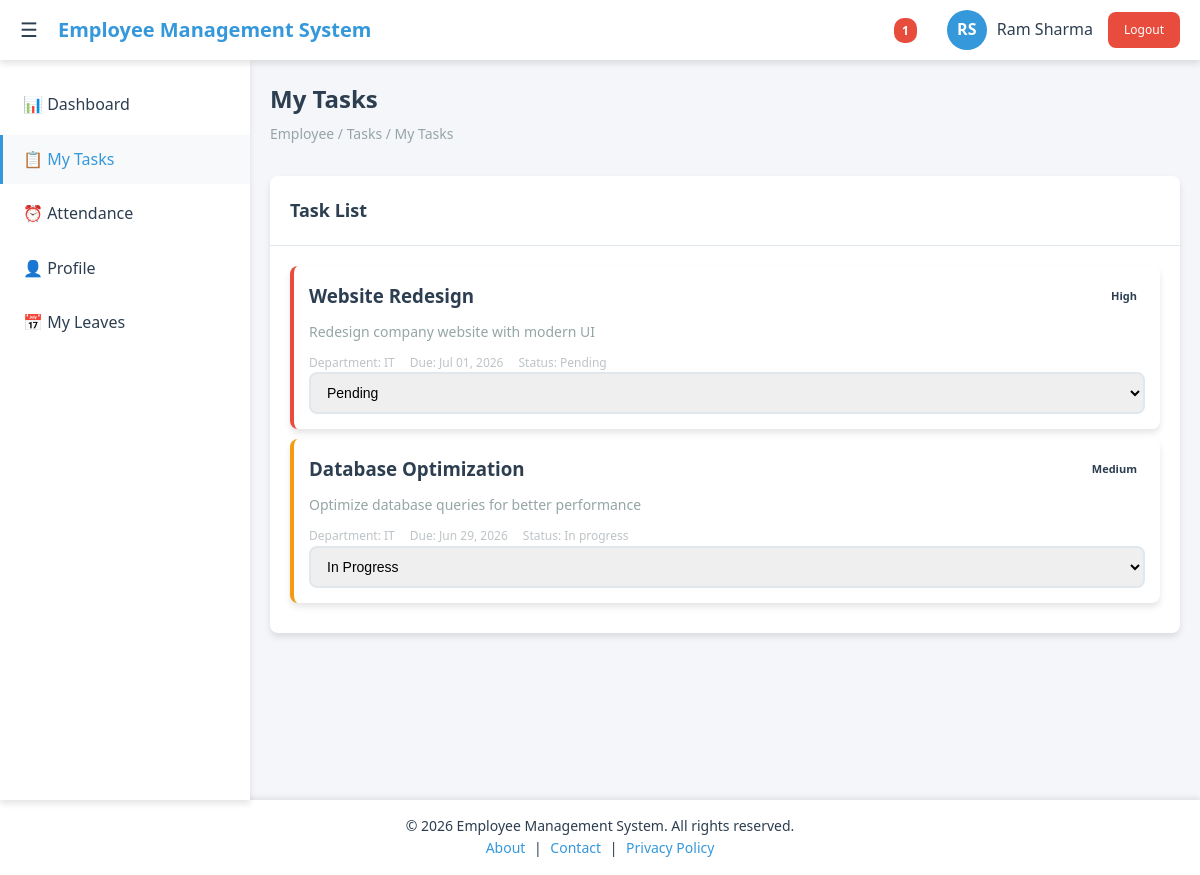
The app's page /employee/tasks/my_tasks.php (signed in) with its own data.
### tables this page shows
CREATE TABLE tasks (
    id INT PRIMARY KEY AUTO_INCREMENT,
    title VARCHAR(255) NOT NULL,
    description TEXT,
    assigned_to INT,
    assigned_by INT,
    department_id INT,
    priority ENUM('low', 'medium', 'high', 'urgent') DEFAULT 'medium',
    status ENUM('pending', 'in_progress', 'completed', 'cancelled') DEFAULT 'pending',
    due_date DATE,
    completed_date DATE,
    created_at TIMESTAMP DEFAULT CURRENT_TIMESTAMP,
    updated_at TIMESTAMP DEFAULT CURRENT_TIMESTAMP ON UPDATE CURRENT_TIMESTAMP,
    FOREIGN KEY (assigned_to) REFERENCES users(id),
    FOREIGN KEY (assigned_by) REFERENCES users(id),
    FOREIGN KEY (department_id) REFERENCES departments(id)
);

CREATE TABLE departments (
    id INT PRIMARY KEY AUTO_INCREMENT,
    name VARCHAR(100) NOT NULL,
    description TEXT,
    manager_id INT,
    status ENUM('active', 'inactive') DEFAULT 'active',
    created_at TIMESTAMP DEFAULT CURRENT_TIMESTAMP
);

### employee/tasks/my_tasks.php (the view, shortened to what this page needs)
<?php
include '../../config.php';
$user_id = $_SESSION['user_id'];
$sql = "SELECT t.*, d.name as department_name
        FROM tasks t
        LEFT JOIN departments d ON t.department_id = d.id
        WHERE t.assigned_to = ?
        ORDER BY
            CASE
                WHEN t.status = 'pending' THEN 1
                WHEN t.status = 'in_progress' THEN 2
                WHEN t.status = 'completed' THEN 3
                ELSE 4
            END,
            t.due_date ASC";
$stmt = $conn->prepare($sql);
$stmt->bind_param("i", $user_id);
$stmt->execute();
$result = $stmt->get_result();
?>
<!DOCTYPE html>
<html lang="en">
<head>
    <link rel="stylesheet" href="../../assets/css/style.css">
    <link rel="stylesheet" href="../../assets/css/employee.css">
    <link rel="stylesheet" href="../../assets/css/tables.css">
</head>
<body>
    <?php include '../../includes/header.php'; ?>
    <?php include '../../includes/sidebar.php'; ?>
    <main class="main-content">
        <div class="page-header">
            <h1 class="page-title">My Tasks</h1>
            <div class="breadcrumb">Employee / Tasks / My Tasks</div>
        </div>
        <div class="card">
            <div class="card-header">
                <h2 class="card-title">Task List</h2>
            </div>
            <div class="card-body">
                <?php if ($result->num_rows > 0): ?>
                    <div class="tasks-list">
                        <?php while ($row = $result->fetch_assoc()): ?>
                            <div class="task-item <?php echo $row['priority'] . '-priority'; ?>">
                                <div class="task-header">
                                    <h3 class="task-title"><?php echo htmlspecialchars($row['title']); ?></h3>
                                    <span class="task-priority badge priority-<?php echo $row['priority']; ?>">
                                        <?php echo ucfirst($row['priority']); ?>
                                    </span>
                                </div>
                                <div class="task-description">
                                    <?php echo htmlspecialchars($row['description']); ?>
                                </div>
                                <div class="task-meta">
                                    <span>Department: <?php echo htmlspecialchars($row['department_name'] ?? 'N/A'); ?></span>
                                    <span>Due: <?php echo date('M d, Y', strtotime($row['due_date'])); ?></span>
                                    <span>Status:
                                        <span class="badge status-<?php echo $row['status']; ?>">
                                            <?php echo ucfirst(str_replace('_', ' ', $row['status'])); ?>
                                        </span>
                                    </span>
                                </div>
                                <div class="task-actions">
                                    <form method="POST" action="" class="status-form">
                                        <select name="status" class="form-control" onchange="this.form.submit()">
                                            <option value="pending" <?php echo $row['status'] == 'pending' ? 'selected' : ''; ?>>Pending</option>
                                            <option value="in_progress" <?php echo $row['status'] == 'in_progress' ? 'selected' : ''; ?>>In Progress</option>
                                        </select>
                                    </form>
                                </div>
                            </div>
                        <?php endwhile; ?>
                    </div>
                <?php else: ?>
                    <div class="text-center">
                        <p>No tasks assigned to you.</p>
                    </div>
                <?php endif; ?>
            </div>
        </div>
    </main>
    <?php include '../../includes/footer.php'; ?>
</body>
</html>

### assets/css/style.css (style rules this page uses)
:root { --primary-color: #3498db; --primary-dark: #2980b9; --secondary-color: #2c3e50; --success-color: #27ae60; --warning-color: #f39c12; --danger-color: #e74c3c; --light-color: #ecf0f1; --dark-color: #34495e; --white: #ffffff; --gray: #95a5a6; --gray-light: #bdc3c7; --border-radius: 8px; --box-shadow: 0 4px 6px rgba(0, 0, 0, 0.1); --transition: all 0.3s ease; --sidebar-width: 250px; --header-height: 60px; }
* { margin: 0; padding: 0; box-sizing: border-box; }
body { font-family: 'Segoe UI', Tahoma, Geneva, Verdana, sans-serif; background-color: #f5f6fa; color: var(--secondary-color); line-height: 1.6; }
.main-content { margin-left: var(--sidebar-width); margin-top: var(--header-height); padding: 20px; transition: var(--transition); min-height: calc(100vh - var(--header-height)); }
.page-header { margin-bottom: 30px; }
.page-title { font-size: 24px; font-weight: 600; color: var(--secondary-color); margin-bottom: 5px; }
.breadcrumb { color: var(--gray); font-size: 14px; }
.card { background: var(--white); border-radius: var(--border-radius); box-shadow: var(--box-shadow); margin-bottom: 20px; transition: var(--transition); }
.card-header { padding: 20px; border-bottom: 1px solid #e1e8ed; display: flex; justify-content: between; align-items: center; }
.card-title { font-size: 18px; font-weight: 600; color: var(--secondary-color); }
.card-body { padding: 20px; }
.form-control { width: 100%; padding: 10px 12px; border: 2px solid #e1e8ed; border-radius: var(--border-radius); font-size: 14px; transition: var(--transition); }
body { padding-top: 0; }

### assets/css/employee.css (style rules this page uses)
.task-item { background: var(--white); padding: 15px; border-radius: var(--border-radius); margin-bottom: 10px; border-left: 4px solid var(--primary-color); box-shadow: var(--box-shadow); }
.task-item.high-priority { border-left-color: var(--danger-color); }
.task-item.medium-priority { border-left-color: var(--warning-color); }
.task-header { display: flex; justify-content: space-between; align-items: center; margin-bottom: 10px; }
.task-title { font-weight: 600; color: var(--secondary-color); }
.task-priority { font-size: 11px; padding: 2px 8px; border-radius: 10px; font-weight: 600; }
.task-description { color: var(--gray); font-size: 14px; margin-bottom: 10px; }
.task-meta { display: flex; gap: 15px; font-size: 12px; color: var(--gray-light); }

### includes/footer.php (style rules this page uses)
body, html { min-height: 100%; display: flex; flex-direction: column; }
.main-content { flex: 1 0 auto; }

### records on screen
tasks: title "Website Redesign", priority "High", description "Redesign company website with modern UI", department.name "IT", due_date "Jul 01, 2026", status "Pending"
tasks: title "Database Optimization", priority "Medium", description "Optimize database queries for better performance", department.name "IT", due_date "Jun 29, 2026", status "In progress", status "In Progress"

### other values on screen
$pending_count "1"
$_SESSION['first_name'] "Ram"
$_SESSION['last_name'] "Sharma"
